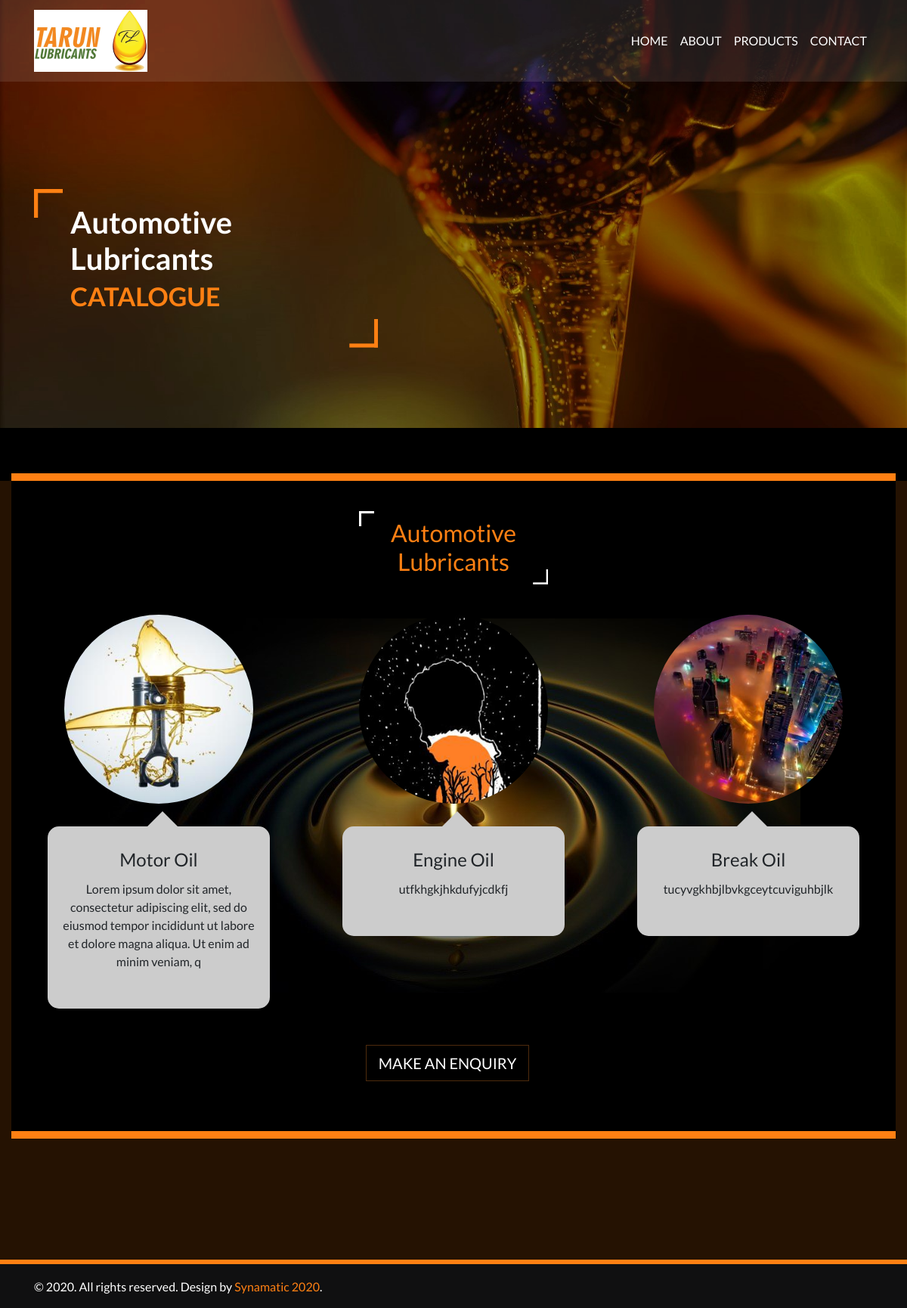
The page /products/auto-lub/ on the database its author committed.
### products/models.py (models this page shows, shortened)
class AutomotiveLubricant(models.Model):
    CATEGORY = (
        ('Engine Oil', 'Engine Oil'),
        ('Gear Oil', 'Gear Oil'),
    )
    title = models.CharField(max_length=500, null=True)
    description_long = models.TextField(max_length=600, null=True)
    description_short = models.TextField(max_length=150, null=True)
    category = models.CharField(max_length=200, null=True, choices=CATEGORY)
    image_1 = models.ImageField(upload_to="product_image/", blank=True)
    image_2 = models.ImageField(upload_to="product_image/", blank=True)
    image_3 = models.ImageField(upload_to="product_image/", blank=True)

### products/views.py (the view)
# urls.py: path('auto-lub/', views.auto_view, name='auto_view'),
def auto_view(request):
    products = AutomotiveLubricant.objects.all()
    context = {
        'products': products,
        'name': 'Automotive Lubricants',
    }
    return render(request, 'category_page.html', context)

### templates/category_page.html (shortened to what this page needs)
<!doctype html>
<html lang="en">
{% load static %}
<head>
    <link href="{% static 'css/animate.css' %}" rel="stylesheet">
    <link rel="stylesheet" href="{% static 'css/bootstrap.min.css' %}" type="text/css">
    <link rel="stylesheet" href="{% static 'css/style.css' %}">
</head>
<body>
<div class="container-fluid pl-0 pr-0 bg-img clearfix parallax-window2" data-parallax="scroll"
     data-image-src="{% static 'images/banner2.jpg' %}">
    {% include "navbar.html" %}
    <div class="container">
        <div class="dv36-banner-text-box">
            <div class="quote-box pl-5 pr-5 wow bounceInRight">
                <h2> {{ name }} <br><span>CATALOGUE</span></h2>
            </div>
            <br>
        </div>
    </div>
</div>
<div class="container-fluid dv36-content-box">
    <div id="sulfo-cat" class="row trainers pl-0 pr-0">
        <div class="col-12 bg-50">
            <div class="quote-box2 wow bounceInDown" data-wow-delay=".10s">
                <h2 class="theme-text"> {{ name }} </h2>
            </div>
        </div>
        {% for product in products %}
        <div class="col-md-4 pr-5 pl-5">
            <div class="card text-center wow bounceInLeft" data-wow-delay=".10s"><img
                    class="card-img-top rounded-circle img-fluid" src="{{ product.image_1.url }}"
                    alt="Card image">
                <div class="card-body mb-5">
                    <h4 class="card-title">{{ product.title }}</h4>
                    <p class="card-text">{{ product.description_short }}</p>
                </div>
            </div>
        </div>
        {% endfor %}
        <div class="text-center col-12 bg-50">
            <div class="dv36-banner-text-box-new-button">
                <a href="{% url 'home' %}#contact" class="btn text-uppercase btn-outline-danger btn-lg mr-3 mb-3 wow bounceInUp">Make An Enquiry</a>
            </div>
        </div>
    </div>
</div>
<footer class="container-fluid">
    <div class="container align-content-center">
        <br>
        <p>&copy; 2020. All rights reserved. Design by
            <a href="#">Synamatic 2020</a>.
        </p>
    </div>
</footer>
</body>
</html>

### templates/navbar.html (shortened to what this page needs)
{% load static %}
<nav class="navbar fixed-top navbar-expand-md navbar-dark">
    <div class="container">
      <a class="navbar-brand mr-auto" href="{% url 'home' %}"><img src="{% static 'images/logo1.png' %}" alt="" /></a>
      <div class="collapse navbar-collapse" id="collapsibleNavbar">
        <ul class="navbar-nav ml-auto">
          <li class="nav-item"> <a class="nav-link" href="{% url 'home' %}">Home</a> </li>
          <li class="nav-item"> <a class="nav-link" href="{% url 'home' %}#about-us">About</a> </li>
          <li class="nav-item"> <a class="nav-link" href="{% url 'products:catalogue' %}">Products</a> </li>
          <li class="nav-item"> <a class="nav-link" href="{% url 'home' %}#contact">Contact</a> </li>
        </ul>
      </div>
    </div>
</nav>

### static/css/style.css (style rules this page uses)
body { font-family: 'Lato', sans-serif; overflow: hidden; overflow-y: scroll; background-color: #000; }
body .bg-img { background-repeat: no-repeat; background-position: center; padding-bottom: 100px; }
body nav { background: rgba(255, 255, 255, 0.1); }
body nav .navbar-nav a { font-size: 16px; text-transform: uppercase; color: #fff !important; transition: all 0.3s; -webkit-transition: all 0.3s; -ms-transition: all 0.3s; -o-transition: all 0.3s; }
.theme-text { color: #ff8013; }
a, a:hover { color: #ff8013; }
.dv36-banner-text-box-new-button { position: relative; max-height: 120px; display: inline-block; }
.dv36-banner-text-box-new-button a { color: #fff; border-color: #4e2b0d; border-radius: 0; min-width: 150px; }
.dv36-banner-text-box { position: relative; max-height: 120px; display: inline-block; margin-top: 250px; }
.dv36-banner-text-box .quote-box { max-width: 455px; padding: 20px 0; }
.dv36-banner-text-box .quote-box h2 { font-family: 'Lato', sans-serif; font-weight: 700; color: #fff; font-size: 40px; }
.dv36-banner-text-box .quote-box h2 span { color: #ff8013; font-size: 34px; }
.dv36-banner-text-box .quote-box::before { content: ""; position: absolute; height: 38px; width: 38px; left: 0; top: 0; background: url("../images/right-quote.png"); background-repeat: no-repeat; }
.dv36-banner-text-box .quote-box::after { content: ""; position: absolute; height: 38px; width: 38px; background: url("../images/left-quote.png"); background-repeat: no-repeat; right: 0; bottom: auto; }
.dv36-content-box { background: #251202; padding-bottom: 100px; }
.dv36-content-box .pr-0 img { margin-top: -128px; }
.dv36-content-box img { width: 100%; }
.dv36-content-box .trainers { position: relative; padding: 50px 0; margin: 70px 0; background: url("../images/gym2.jpg"); background-repeat: no-repeat; background-position: center; background-color: #000; }
.dv36-content-box .trainers .bg-50 { background: rgba(0, 0, 0, 0.3); }
.dv36-content-box .trainers .card { border: none; background: transparent; }
.dv36-content-box .trainers .card img { max-width: 250px; margin: 0 auto; max-height: 250px; }
.dv36-content-box .trainers .card .card-body { background: #ccc; border-radius: 15px; padding: 30px 20px; margin-top: 30px; padding-bottom: 50px; }
.dv36-content-box .trainers .card .card-body::before { content: ""; position: absolute; border: 20px solid #ccc; border-color: transparent transparent #ccc transparent; margin-top: -70px; text-align: center; margin-left: -15px; }
.dv36-content-box .trainers .quote-box2 { color: #fff; max-width: 250px; position: relative; text-align: center; margin: auto; margin-bottom: 50px; }
.dv36-content-box .trainers .quote-box2::before { content: ""; position: absolute; height: 20px; width: 20px; left: 0; top: -10px; background: url("../images/right-quote-white.png"); background-repeat: no-repeat; background-size: 100% 100%; }
.dv36-content-box .trainers .quote-box2::after { content: ""; position: absolute; height: 20px; width: 20px; background: url("../images/left-quote-white.png"); background-repeat: no-repeat; right: 0; bottom: -10px; background-size: 100% 100%; }
.dv36-content-box .trainers::before, .dv36-content-box .trainers::after { content: ""; position: absolute; border: 5px solid #ff8013; width: 100%; top: -10px; }
.dv36-content-box .trainers::before { bottom: -10px; top: auto; }
footer { background: #101011; color: #fff; }
footer::before { content: ""; position: absolute; border: 3px solid #ff8013; width: 100%; left: 0; }

### rows shown on the page
AutomotiveLubricant: image_1 (picture), title "Motor Oil", description_short "Lorem ipsum dolor sit amet, consectetur adipiscing elit, sed do eiusmod tempor incididunt ut labore et dolore magna aliqua. Ut enim ad minim veniam, q"
AutomotiveLubricant: image_1 (picture), title "Engine Oil", description_short "utfkhgkjhkdufyjcdkfj"
AutomotiveLubricant: image_1 (picture), title "Break Oil", description_short "tucyvgkhbjlbvkgceytcuviguhbjlk"

### other values the page prints
{{ name }} "Automotive Lubricants"
